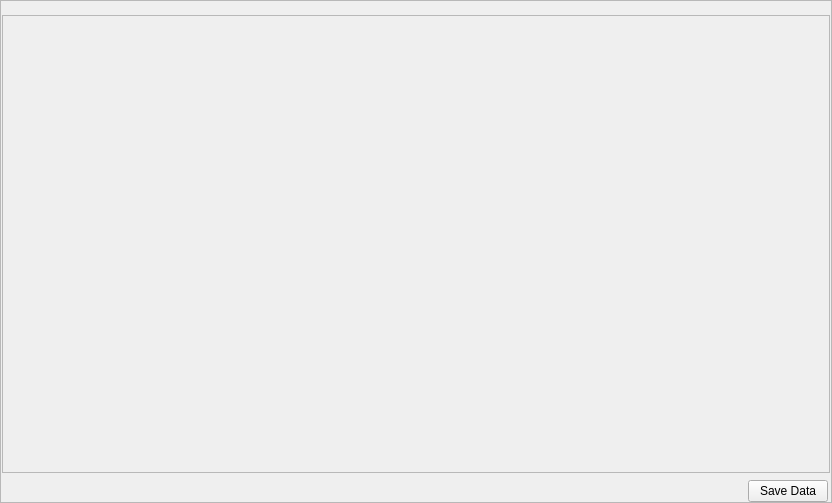
<?xml version="1.0" encoding="UTF-8"?>
<ui version="4.0">
 <class>MainWindow</class>
 <widget class="QMainWindow" name="MainWindow">
  <property name="geometry">
   <rect>
    <x>0</x>
    <y>0</y>
    <width>832</width>
    <height>503</height>
   </rect>
  </property>
  <property name="windowTitle">
   <string>MainWindow</string>
  </property>
  <widget class="QWidget" name="centralwidget">
   <layout class="QGridLayout" name="gridLayout_3">
    <property name="margin">
     <number>0</number>
    </property>
    <item row="0" column="0">
     <widget class="QFrame" name="widgetFrameOuter">
      <property name="sizePolicy">
       <sizepolicy hsizetype="Preferred" vsizetype="Preferred">
        <horstretch>0</horstretch>
        <verstretch>0</verstretch>
       </sizepolicy>
      </property>
      <property name="styleSheet">
       <string notr="true"/>
      </property>
      <property name="frameShape">
       <enum>QFrame::StyledPanel</enum>
      </property>
      <property name="frameShadow">
       <enum>QFrame::Raised</enum>
      </property>
      <property name="class" stdset="0">
       <string>PeripheralCollection</string>
      </property>
      <layout class="QGridLayout" name="gridLayout">
       <property name="leftMargin">
        <number>0</number>
       </property>
       <property name="topMargin">
        <number>3</number>
       </property>
       <property name="rightMargin">
        <number>0</number>
       </property>
       <property name="bottomMargin">
        <number>0</number>
       </property>
       <item row="0" column="0">
        <widget class="QFrame" name="frame">
         <property name="frameShape">
          <enum>QFrame::NoFrame</enum>
         </property>
         <property name="frameShadow">
          <enum>QFrame::Raised</enum>
         </property>
         <layout class="QVBoxLayout" name="verticalLayout">
          <property name="margin">
           <number>2</number>
          </property>
          <item>
           <layout class="QHBoxLayout" name="WidgetLayout"/>
          </item>
         </layout>
        </widget>
       </item>
       <item row="0" column="1">
        <widget class="QFrame" name="frame_4">
         <property name="sizePolicy">
          <sizepolicy hsizetype="Maximum" vsizetype="Preferred">
           <horstretch>0</horstretch>
           <verstretch>0</verstretch>
          </sizepolicy>
         </property>
         <property name="minimumSize">
          <size>
           <width>10</width>
           <height>0</height>
          </size>
         </property>
         <property name="frameShape">
          <enum>QFrame::NoFrame</enum>
         </property>
         <property name="frameShadow">
          <enum>QFrame::Raised</enum>
         </property>
         <layout class="QHBoxLayout" name="ControlsLayout">
          <property name="spacing">
           <number>6</number>
          </property>
          <property name="margin">
           <number>0</number>
          </property>
         </layout>
        </widget>
       </item>
       <item row="1" column="0" colspan="2">
        <widget class="QFrame" name="frame_2">
         <property name="sizePolicy">
          <sizepolicy hsizetype="Preferred" vsizetype="Preferred">
           <horstretch>0</horstretch>
           <verstretch>0</verstretch>
          </sizepolicy>
         </property>
         <property name="minimumSize">
          <size>
           <width>0</width>
           <height>50</height>
          </size>
         </property>
         <property name="frameShape">
          <enum>QFrame::NoFrame</enum>
         </property>
         <property name="frameShadow">
          <enum>QFrame::Raised</enum>
         </property>
         <property name="class" stdset="0">
          <string>PeripheralCollectionInner</string>
         </property>
         <layout class="QGridLayout" name="gridLayout_2">
          <property name="horizontalSpacing">
           <number>1</number>
          </property>
          <property name="verticalSpacing">
           <number>2</number>
          </property>
          <property name="margin">
           <number>1</number>
          </property>
          <item row="1" column="0">
           <widget class="QScrollArea" name="scrollArea">
            <property name="widgetResizable">
             <bool>true</bool>
            </property>
            <widget class="QWidget" name="scrollAreaWidgetContents">
             <property name="geometry">
              <rect>
               <x>0</x>
               <y>0</y>
               <width>826</width>
               <height>424</height>
              </rect>
             </property>
             <layout class="QGridLayout" name="gridLayout_4">
              <property name="margin">
               <number>2</number>
              </property>
              <property name="spacing">
               <number>2</number>
              </property>
              <item row="0" column="0">
               <layout class="QGridLayout" name="plot_area"/>
              </item>
             </layout>
            </widget>
           </widget>
          </item>
         </layout>
        </widget>
       </item>
       <item row="2" column="0" colspan="2">
        <widget class="QFrame" name="frame_3">
         <property name="frameShape">
          <enum>QFrame::NoFrame</enum>
         </property>
         <property name="frameShadow">
          <enum>QFrame::Raised</enum>
         </property>
         <layout class="QHBoxLayout" name="horizontalLayout">
          <property name="spacing">
           <number>2</number>
          </property>
          <property name="leftMargin">
           <number>3</number>
          </property>
          <property name="topMargin">
           <number>0</number>
          </property>
          <property name="rightMargin">
           <number>3</number>
          </property>
          <property name="bottomMargin">
           <number>0</number>
          </property>
          <item>
           <spacer name="horizontalSpacer">
            <property name="orientation">
             <enum>Qt::Horizontal</enum>
            </property>
            <property name="sizeHint" stdset="0">
             <size>
              <width>40</width>
              <height>20</height>
             </size>
            </property>
           </spacer>
          </item>
          <item>
           <widget class="QPushButton" name="pushButton_2">
            <property name="text">
             <string>Save Data</string>
            </property>
           </widget>
          </item>
         </layout>
        </widget>
       </item>
      </layout>
     </widget>
    </item>
   </layout>
  </widget>
  <widget class="QMenuBar" name="menubar">
   <property name="geometry">
    <rect>
     <x>0</x>
     <y>0</y>
     <width>832</width>
     <height>25</height>
    </rect>
   </property>
  </widget>
 </widget>
 <resources/>
 <connections>
  <connection>
   <sender>pushButton_2</sender>
   <signal>clicked()</signal>
   <receiver>MainWindow</receiver>
   <slot>saveData()</slot>
   <hints>
    <hint type="sourcelabel">
     <x>782</x>
     <y>498</y>
    </hint>
    <hint type="destinationlabel">
     <x>847</x>
     <y>494</y>
    </hint>
   </hints>
  </connection>
 </connections>
 <slots>
  <slot>saveData()</slot>
  <slot>fft(bool)</slot>
 </slots>
</ui>
